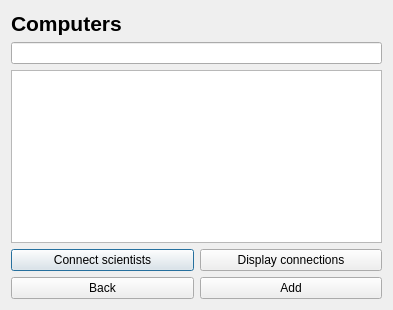
<?xml version="1.0" encoding="UTF-8"?>
<ui version="4.0">
 <class>Computerbase</class>
 <widget class="QDialog" name="Computerbase">
  <property name="geometry">
   <rect>
    <x>0</x>
    <y>0</y>
    <width>393</width>
    <height>310</height>
   </rect>
  </property>
  <property name="windowTitle">
   <string>Dialog</string>
  </property>
  <layout class="QGridLayout" name="gridLayout">
   <item row="2" column="0" colspan="2">
    <widget class="QTableWidget" name="listTable"/>
   </item>
   <item row="3" column="0">
    <widget class="QPushButton" name="button_connect">
     <property name="text">
      <string>Connect scientists</string>
     </property>
    </widget>
   </item>
   <item row="3" column="1">
    <widget class="QPushButton" name="button_disp_connected">
     <property name="text">
      <string>Display connections</string>
     </property>
    </widget>
   </item>
   <item row="4" column="0">
    <widget class="QPushButton" name="backButton">
     <property name="text">
      <string>Back</string>
     </property>
    </widget>
   </item>
   <item row="4" column="1">
    <widget class="QPushButton" name="addButton">
     <property name="text">
      <string>Add</string>
     </property>
    </widget>
   </item>
   <item row="0" column="0">
    <widget class="QLabel" name="computerLabel">
     <property name="font">
      <font>
       <pointsize>16</pointsize>
       <weight>75</weight>
       <bold>true</bold>
      </font>
     </property>
     <property name="text">
      <string>Computers</string>
     </property>
    </widget>
   </item>
   <item row="1" column="0" colspan="2">
    <widget class="QLineEdit" name="searchLine">
     <property name="text">
      <string/>
     </property>
    </widget>
   </item>
  </layout>
 </widget>
 <resources/>
 <connections/>
</ui>
